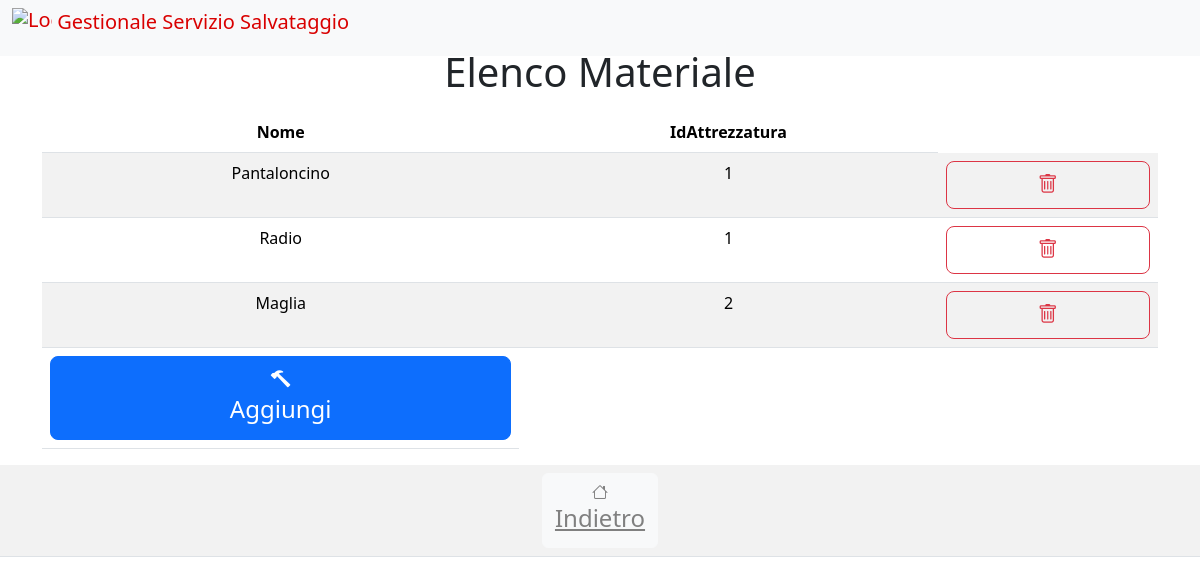
/html/visualizzamagazzino.php?submit=1 (signed in), run on the app's committed database.
### tables this page shows
CREATE TABLE `CONTIENE` (
  `IdMagazzino` int DEFAULT NULL,
  `Nome` varchar(50) NOT NULL,
  `IdAttrezzatura` int NOT NULL
);

### html/dbconnect.php (called while the page is built, shortened)
<?php
    class dbconnect {
        private $dbhost = 'localhost';
        private $username = 'user';
        private $password = 'psw';
        private $dbname = 'db_name';
        private $conn;
        public function __construct(){
            $this->conn = new mysqli($this->dbhost, $this->username, $this->password, $this->dbname);
        }
        public function query($sql){
            $result=$this->conn->query($sql);
            if ($result->num_rows > 0) {
                return $result;
            } else {
                return null;
            }
        }
    }
?>

### html/visualizzamagazzino.php (the view, shortened to what this page needs)
<?php
    include 'dbconnect.php';
?>
    <!DOCTYPE html>
    <html lang="it">
    <head>
        <link rel="stylesheet" href="https://cdn.jsdelivr.net/npm/bootstrap-icons@latest/font/bootstrap-icons.min.css">
        <link rel="stylesheet" href="https://cdn.jsdelivr.net/npm/bootstrap@latest/dist/css/bootstrap.min.css">
    </head>
    <header>
        <nav class="navbar navbar-expand-md navbar-light fixed-top bg-light">
            <div class="container-fluid">
                <div class="navbar-header">
                    <a class="navbar-brand mb-0 h1" href="#" style="color: #d90000;">
                        <img src="./img/logo.png" alt="Logo" width="40" height="40" class="d-inline-block align-text-top">
                        Gestionale Servizio Salvataggio
                    </a>
                </div>
            </div>
        </nav>
    </header>
    <body class="text-center">
        <div class="container">
            <h1 class="mt-5">Elenco Materiale</h1>
            <?php
            $db = new dbconnect();
            $id=$_REQUEST['submit'];
            $sql = "SELECT `Nome`,`IdAttrezzatura` FROM `CONTIENE` WHERE `IdMagazzino`='".$id."';";
            $result = $db->query($sql);
            echo "<table class='table table-striped mt-3'>";
            echo "<thead><tr><th>Nome</th><th>IdAttrezzatura</th></tr></thead><tbody>";
            if ($result->num_rows > 0) {
                while($row = $result->fetch_assoc()) {
                    echo "<tr><td>" . $row["Nome"] . "</td><td>" . $row["IdAttrezzatura"] ."</td><td><form action='' method='POST'><input type='hidden' name='id_attrezzatura' value='".$row['IdAttrezzatura']."'><input type='hidden' name='id_magazzino' value='".$id."'><input type='hidden' name='nome_attrezzatura' value='".$row['Nome']."'><button class='w-100 btn btn-lg btn-outline-danger' type='submit' name='elimina'><i class='bi bi-trash'></i></button></form></td></tr>";
                }
                echo"<tr><td><form action='assegnaattrezzatura.php' method='POST'><button class='w-100 btn btn-lg btn-primary' type='submit' name='IdMagazzino' value='".$id."'><i class='bi bi-hammer' style='color: white'></i><h4>Aggiungi</h4></button></form></td></tr>";
            }
            echo "</tbody></table>";
            ?>
        </div>
            <table class="table table-striped mt-3">
            <tr>
            <td>
                <div type="button" class="well btn btn-light" style="color: gray">
                    <a href="magazzini.php" style="color: gray">
                    <i class="bi bi-house" style="color: gray"></i>
                    <h4>Indietro</h4>
                    </a>
                </div>
            </td>
            </tr>
        </table>
    </body>
    </html>

### data on the page
contiene: Nome "Pantaloncino", IdAttrezzatura "1"
contiene: Nome "Radio", IdAttrezzatura "1"
contiene: Nome "Maglia", IdAttrezzatura "2"
